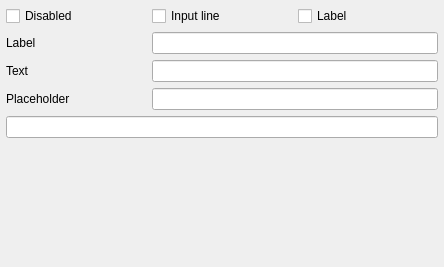
<?xml version="1.0" encoding="UTF-8"?>
<ui version="4.0">
 <class>TextFieldSettings</class>
 <widget class="QWidget" name="TextFieldSettings">
  <property name="geometry">
   <rect>
    <x>0</x>
    <y>0</y>
    <width>444</width>
    <height>267</height>
   </rect>
  </property>
  <property name="windowTitle">
   <string>Form</string>
  </property>
  <layout class="QVBoxLayout" name="layout">
   <property name="sizeConstraint">
    <enum>QLayout::SetNoConstraint</enum>
   </property>
   <property name="leftMargin">
    <number>6</number>
   </property>
   <property name="topMargin">
    <number>6</number>
   </property>
   <property name="rightMargin">
    <number>6</number>
   </property>
   <property name="bottomMargin">
    <number>6</number>
   </property>
   <item>
    <layout class="QGridLayout" name="layOptions">
     <item row="1" column="0">
      <widget class="QCheckBox" name="chkDisabled">
       <property name="text">
        <string>Disabled</string>
       </property>
      </widget>
     </item>
     <item row="6" column="0">
      <widget class="QLabel" name="lblPlaceholder">
       <property name="text">
        <string>Placeholder</string>
       </property>
      </widget>
     </item>
     <item row="4" column="0">
      <widget class="QLabel" name="lblText">
       <property name="text">
        <string>Text</string>
       </property>
      </widget>
     </item>
     <item row="1" column="1">
      <widget class="QCheckBox" name="chkInputLine">
       <property name="text">
        <string>Input line</string>
       </property>
      </widget>
     </item>
     <item row="1" column="2">
      <widget class="QCheckBox" name="chkLabel">
       <property name="text">
        <string>Label</string>
       </property>
      </widget>
     </item>
     <item row="4" column="1" colspan="2">
      <widget class="QLineEdit" name="txtText">
       <property name="text">
        <string/>
       </property>
      </widget>
     </item>
     <item row="6" column="1" colspan="2">
      <widget class="QLineEdit" name="txtPlaceholder">
       <property name="text">
        <string/>
       </property>
      </widget>
     </item>
     <item row="2" column="0">
      <widget class="QLabel" name="lblLabel">
       <property name="text">
        <string>Label</string>
       </property>
      </widget>
     </item>
     <item row="2" column="1" colspan="2">
      <widget class="QLineEdit" name="txtLabel"/>
     </item>
    </layout>
   </item>
   <item>
    <widget class="MaterialTextField" name="textField"/>
   </item>
   <item>
    <spacer name="verticalSpacer">
     <property name="orientation">
      <enum>Qt::Vertical</enum>
     </property>
     <property name="sizeHint" stdset="0">
      <size>
       <width>20</width>
       <height>40</height>
      </size>
     </property>
    </spacer>
   </item>
  </layout>
 </widget>
 <customwidgets>
  <customwidget>
   <class>MaterialTextField</class>
   <extends>QLineEdit</extends>
   <header location="global">QtMaterialWidgets/textfield.hpp</header>
  </customwidget>
 </customwidgets>
 <resources/>
 <connections/>
</ui>
